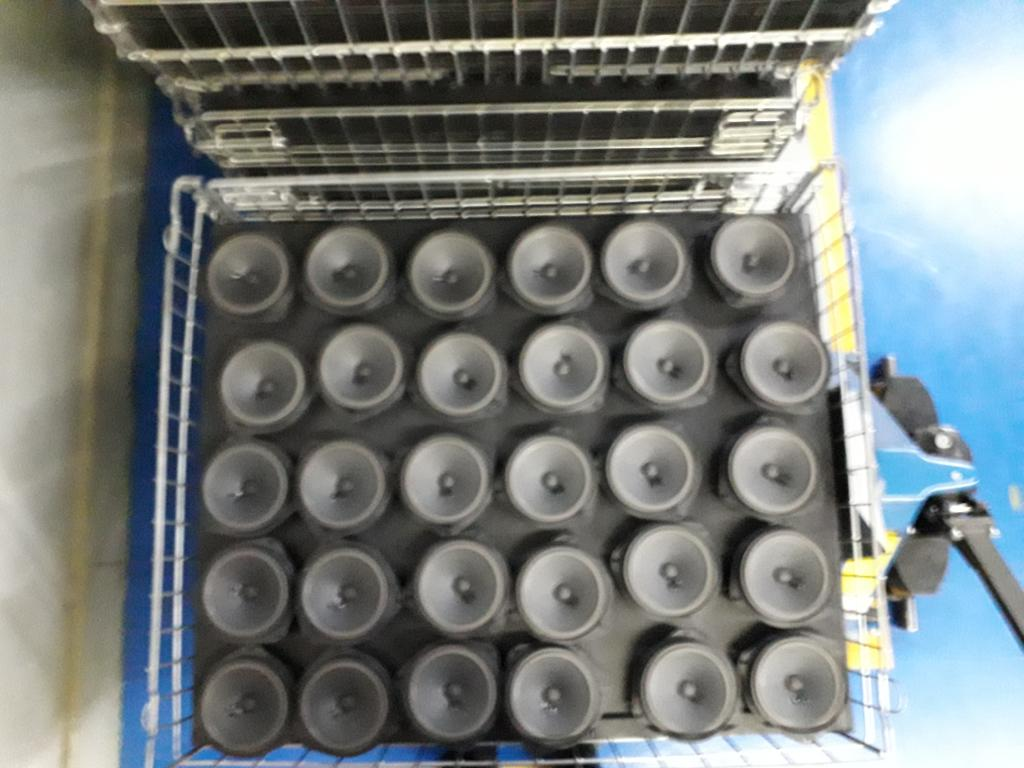
#> input picture TCX/POC1/img/image1.jpeg, 1024 x 768 px, found by its file name
$ python copteste.py
#> lines starting #> are read from the running program, lines starting #| are printed output that depends on the picture; after the words box and inside, x2 and y2 are one past the last pixel; in counts of white or black regions, pixels touching at a corner belong together
import cv2 as cv
import numpy as np

def detectar_alto_falantes(imagem):
    # Carregar a imagem
#> called with imagem = 'POC1/img/image1.jpeg'
    img = cv.imread(imagem)
#> img is the input picture: shape (768, 1024, 3); mean B, G, R 124.9, 126.3, 120.5
    img_gray = cv.cvtColor(img, cv.COLOR_BGR2GRAY)
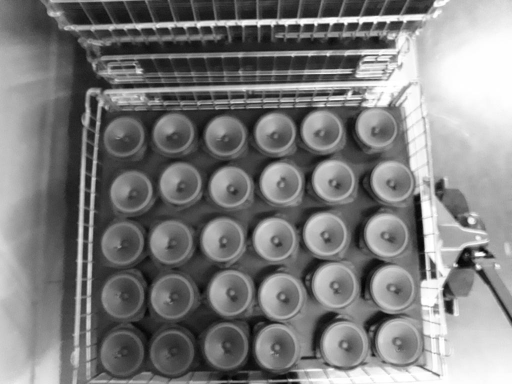
#> img_gray: shape (768, 1024) (shown at 1/2 size); min 0, max 255, mean 124.4

    # Aplicar um filtro de desfoque para reduzir ruídos
    img_blur = cv.GaussianBlur(img_gray, (5, 5), 0)

    # Detecção de bordas utilizando o algoritmo de Canny
    bordas = cv.Canny(img_blur, 50, 150)
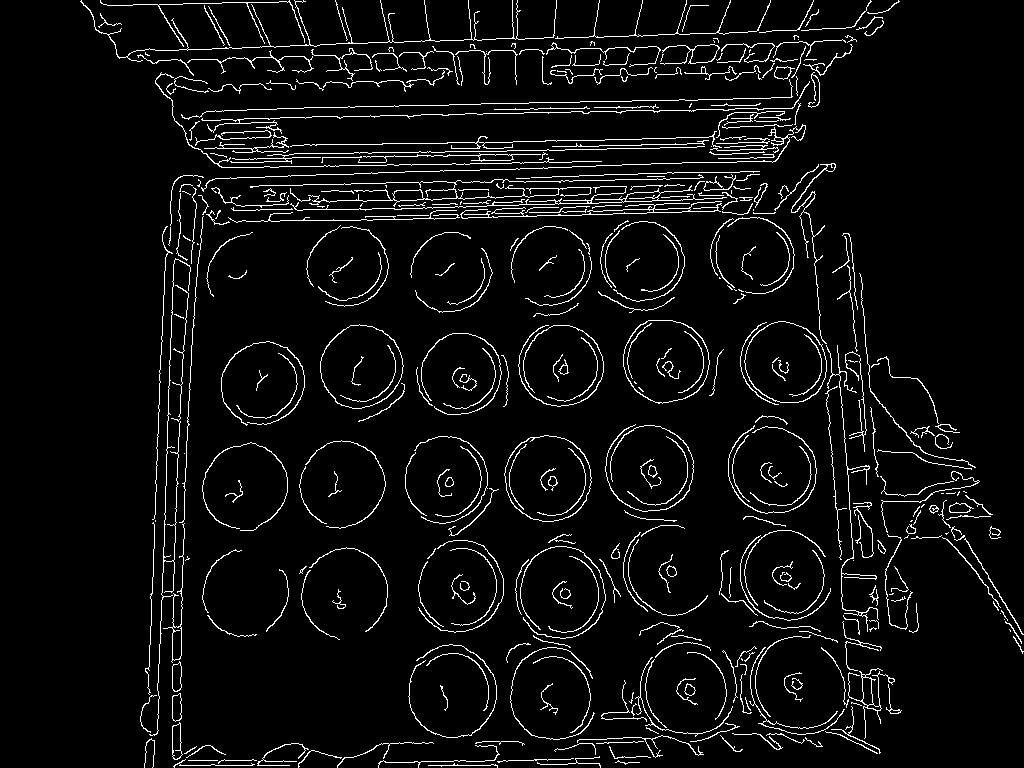
#> bordas: shape (768, 1024); 5.2% white in thin lines or dots

    # Encontrar contornos na imagem
    contornos, _ = cv.findContours(bordas, cv.RETR_EXTERNAL, cv.CHAIN_APPROX_SIMPLE)
#> contornos = 415 contours, 311 with area under 20; largest, box (x1, y1, x2, y2) and area: (504, 435, 592, 522) 5857, (623, 320, 710, 404) 5624, (320, 324, 404, 409) 5294, (744, 321, 827, 403) 5170, (660, 44, 720, 65) 418

    # Contagem de alto-falantes detectados
    contador = 0

    # Iterar sobre os contornos encontrados
    for contorno in contornos:
        # Calcular a área do contorno
        area = cv.contourArea(contorno)

        # Realizar filtragem com base na área e circularidade
        if area > 1000:
            perimetro = cv.arcLength(contorno, True)
            forma_aproximada = cv.approxPolyDP(contorno, 0.03 * perimetro, True)
            circularidade = 4 * np.pi * (area / (perimetro * perimetro))

            if len(forma_aproximada) > 6 and circularidade > 0.6:
                # Desenhar um círculo em volta do alto-falante
                (x, y), raio = cv.minEnclosingCircle(contorno)
                centro = (int(x), int(y))
                raio = int(raio)
                cv.circle(img, centro, raio, (0, 255, 0), 2)

                # Incrementar o contador de alto-falantes detectados
                contador += 1
#> this loop made 415 passes
#> (area, perimetro, circularidade, x, y, raio, centro) on passes 176, 206, 208, 209: (5857, 290.2, 0.874, 548, 477.5, 44, (548, 477)), (5293.5, 276, 0.873, 360.3, 366.8, 43, (360, 366)), (5170, 274.6, 0.862, 785.9, 362.9, 42, (785, 362)), (5623.5, 283.2, 0.881, 666.2, 359.6, 44, (666, 359))
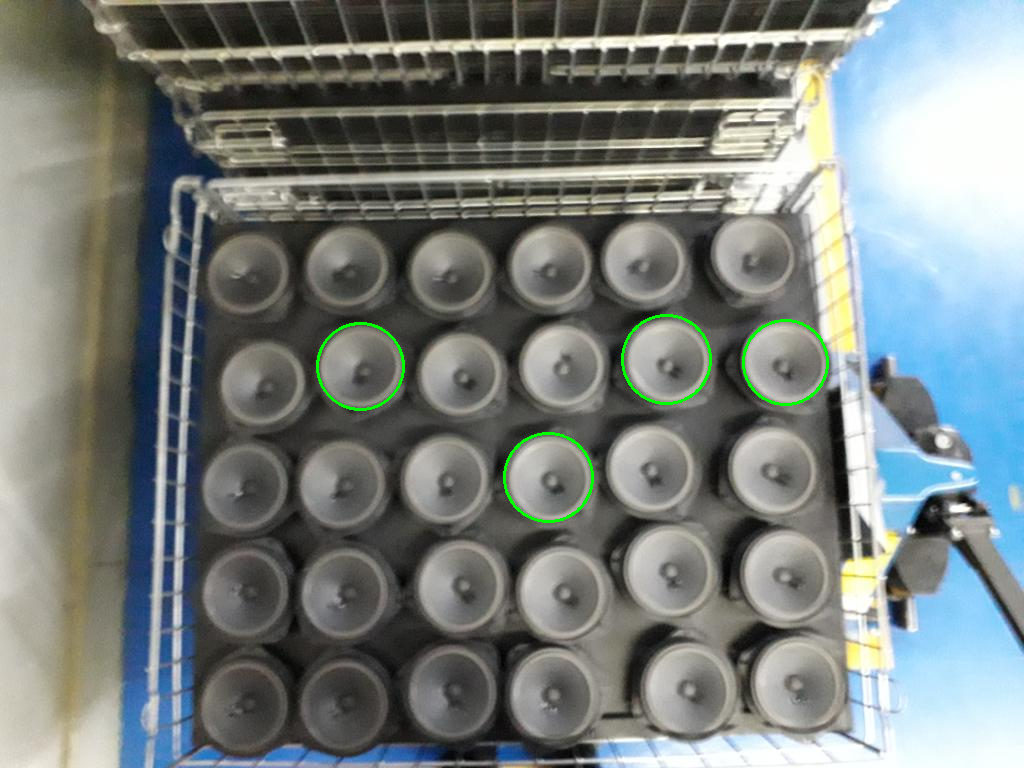
#> img: shape (768, 1024, 3); 0.41% of pixels changed, all inside (x1, y1, x2, y2) = (316, 314, 829, 523)
#> after the loop, contador = 4

    # Exibir a quantidade de alto-falantes encontrados
    cv.putText(img, "Alto-falantes: {}".format(contador), (10, 30), cv.FONT_HERSHEY_SIMPLEX, 0.8, (255, 255, 255), 2)
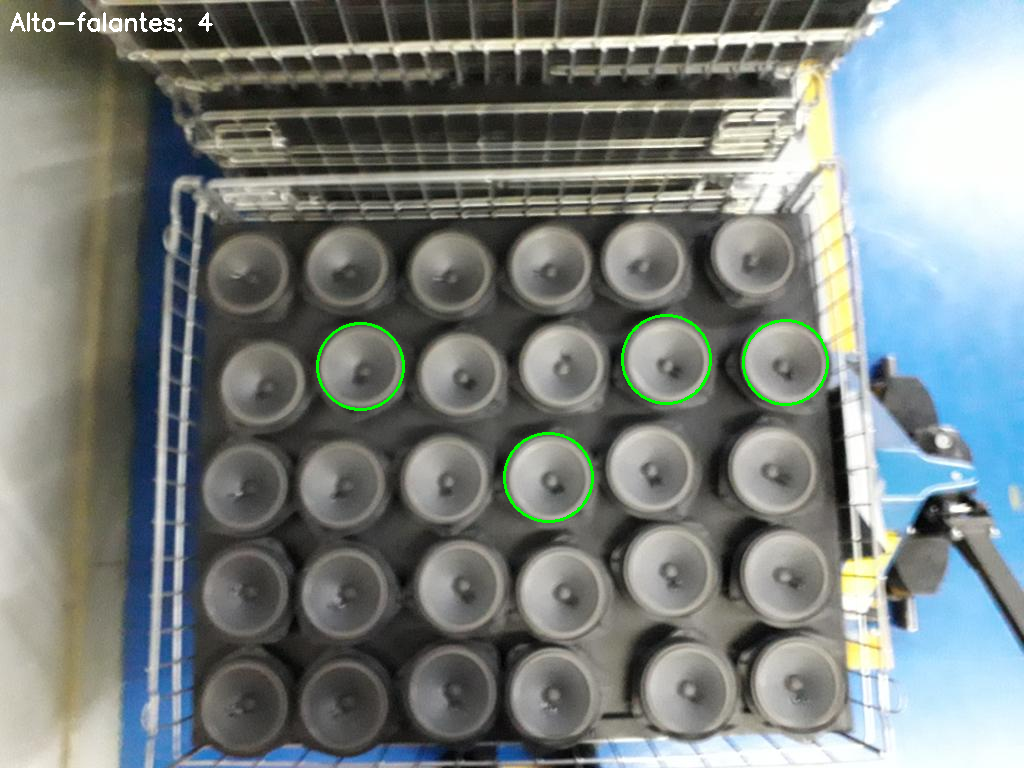
#> img: shape (768, 1024, 3); 0.16% of pixels changed, all inside (x1, y1, x2, y2) = (10, 12, 213, 32)

    # Exibir a imagem com os alto-falantes detectados
    cv.imshow("Detecção de Alto-falantes", img)
    cv.waitKey(0)
    cv.destroyAllWindows()

# Exemplo de uso
detectar_alto_falantes('POC1/img/image1.jpeg')

$ run again, with TCX/POC1/img/image2.jpeg copied over TCX/POC1/img/image1.jpeg
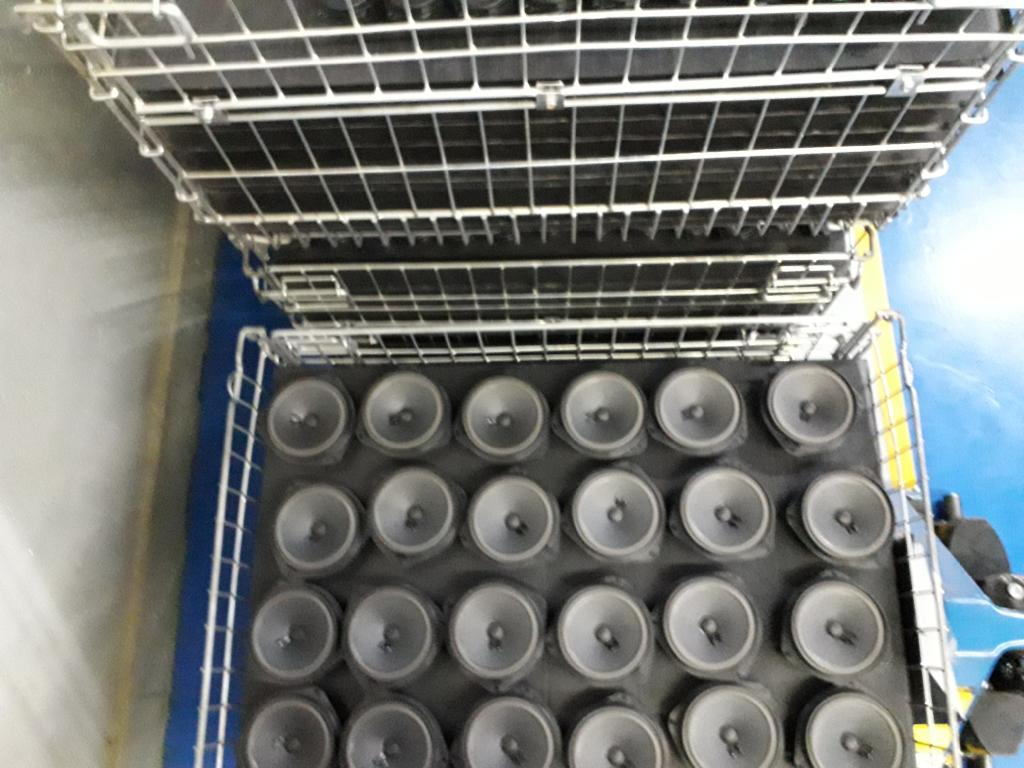
#> input picture TCX/POC1/img/image2.jpeg, 1024 x 768 px, found by its file name
#> in detectar_alto_falantes, img is the input picture: shape (768, 1024, 3); mean B, G, R 117.5, 121.1, 118.6
#> in detectar_alto_falantes, `bordas = cv.Canny(img_blur, 50, 150)`:
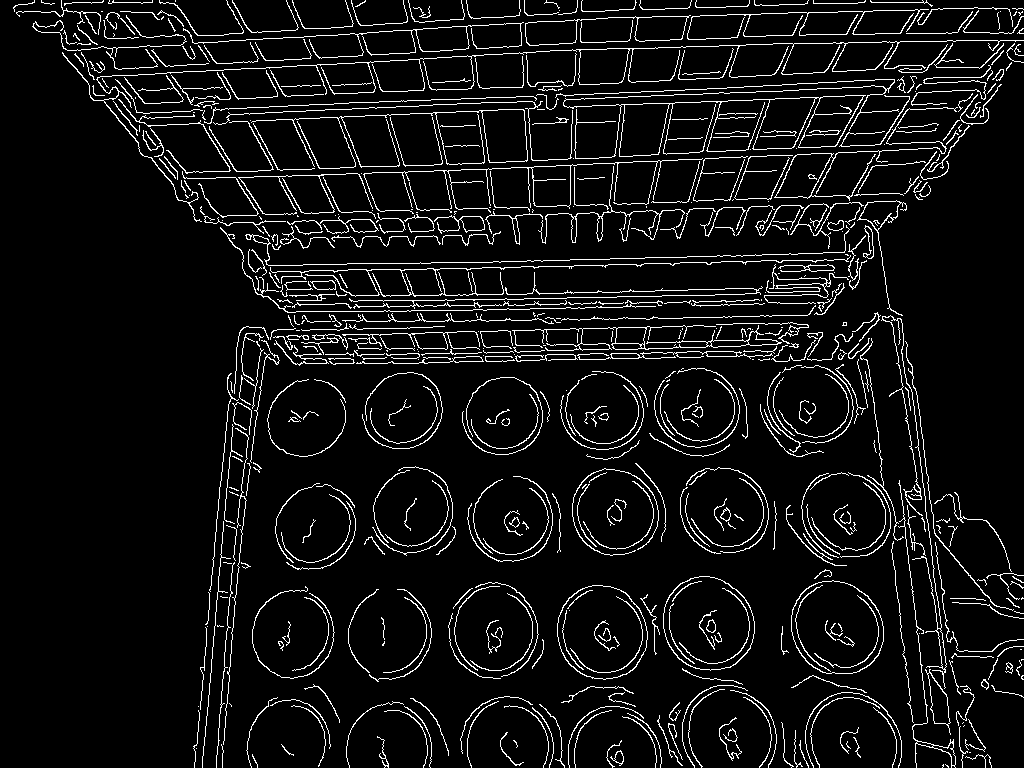
#> bordas: shape (768, 1024); 6.9% white in thin lines or dots
#> contornos = 566 contours, 429 with area under 20; largest, box (x1, y1, x2, y2) and area: (791, 580, 884, 674) 6800, (663, 576, 755, 671) 6720, (557, 585, 648, 680) 6639, (555, 79, 899, 159) 6412, (525, 15, 691, 46) 2288
#> the loop in detectar_alto_falantes, `for contorno in contornos:` made 566 passes
#> (area, perimetro, circularidade, x, y, raio, centro) on passes 102, 105, 108: (6639, 307.9, 0.88, 602.2, 631.9, 48, (602, 631)), (6799.5, 310.5, 0.886, 837.5, 626.5, 49, (837, 626)), (6720.5, 307.3, 0.894, 707.6, 623.4, 48, (707, 623))
#> after the loop in detectar_alto_falantes, `for contorno in contornos:`: contador = 3
#> in detectar_alto_falantes, `cv.putText(img, "Alto-falantes: {}".format(contador), (10, 30), cv.FON..`:
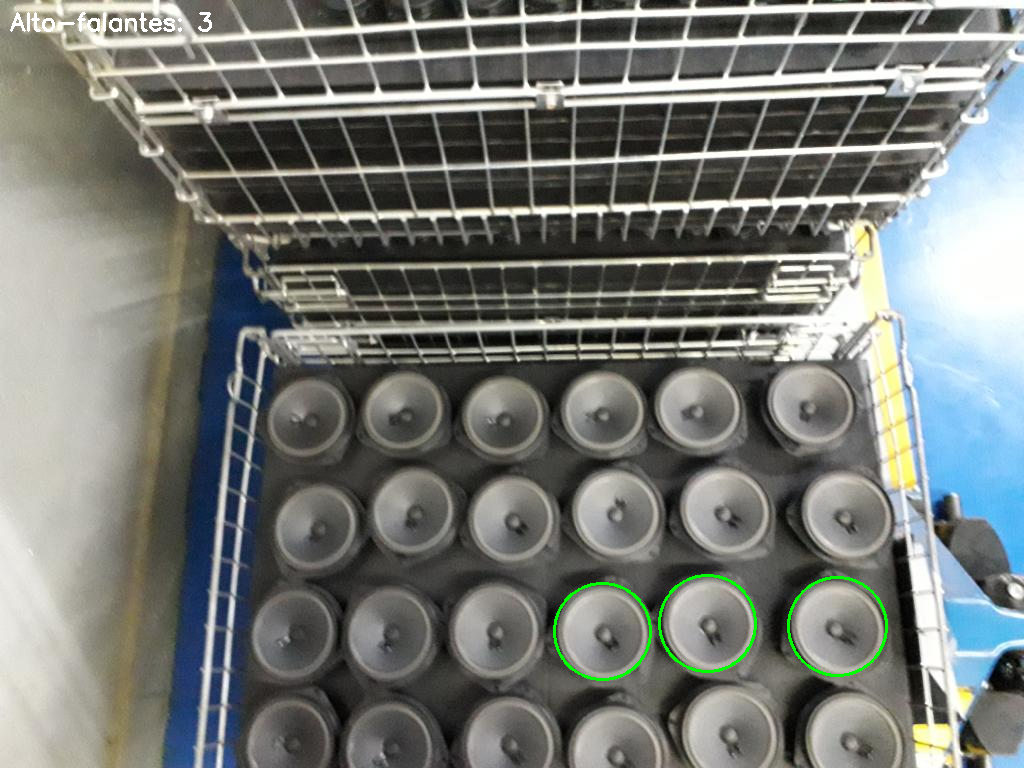
#> img: shape (768, 1024, 3); mean B, G, R 117.4, 121.9, 118.4

$ run again, with TCX/POC1/img/image3.jpeg copied over TCX/POC1/img/image1.jpeg
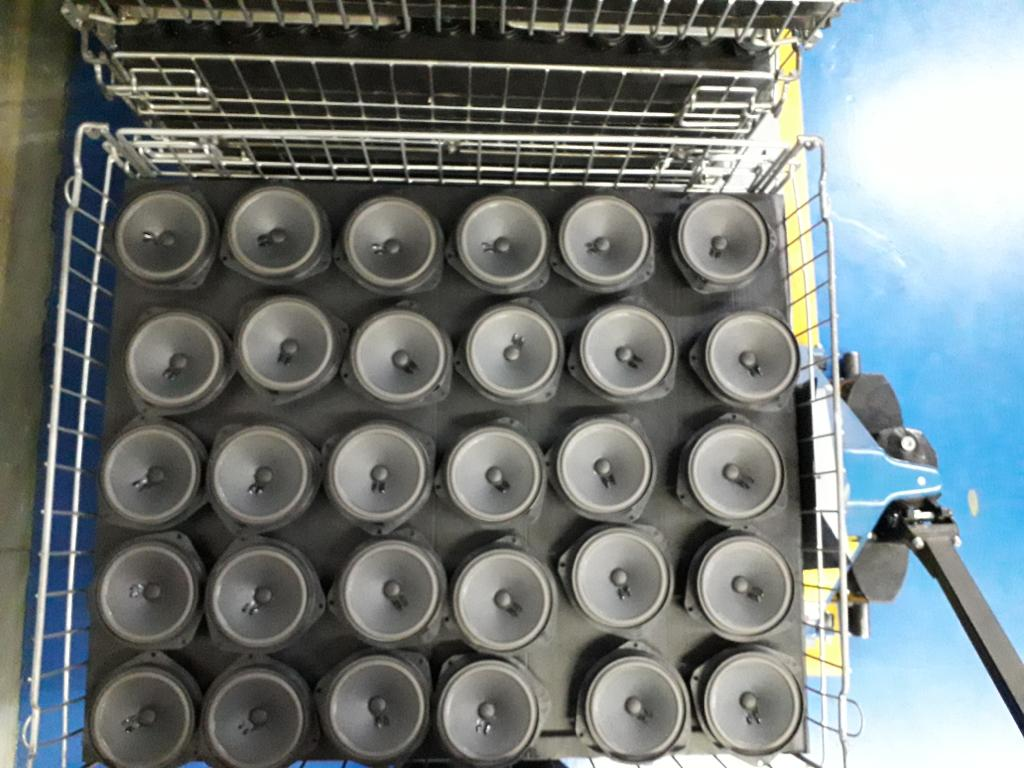
#> input picture TCX/POC1/img/image3.jpeg, 1024 x 768 px, found by its file name
#> in detectar_alto_falantes, img is the input picture: shape (768, 1024, 3); mean B, G, R 120.3, 121.4, 113.9
#> in detectar_alto_falantes, `bordas = cv.Canny(img_blur, 50, 150)`:
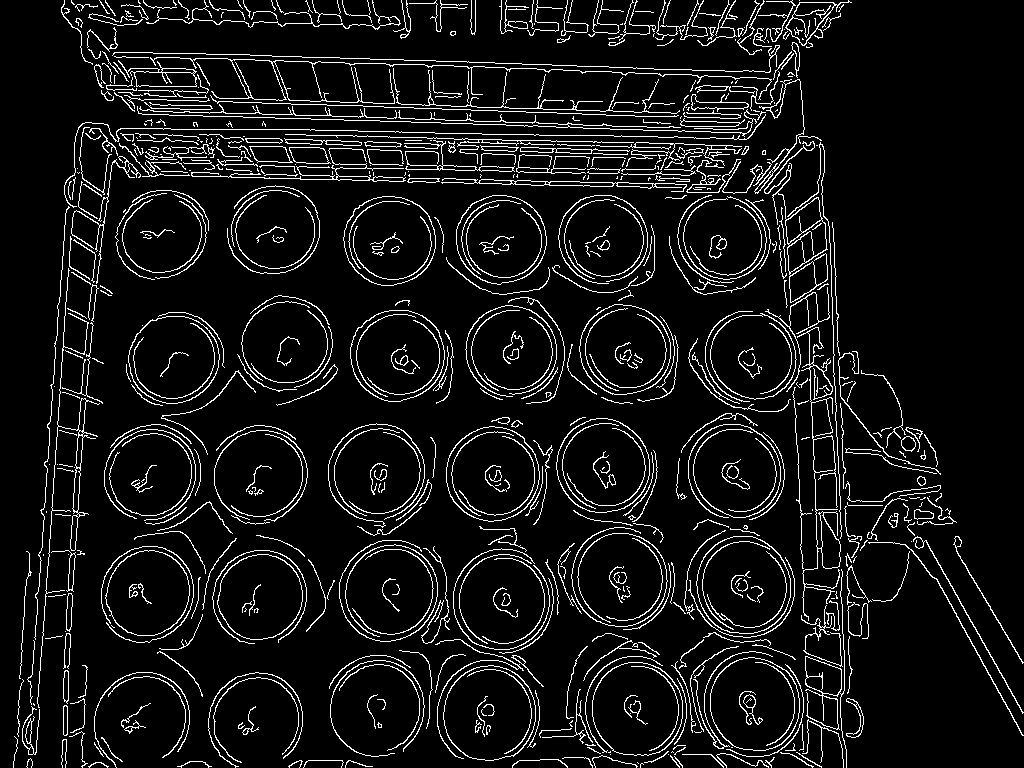
#> bordas: shape (768, 1024); 7.9% white in thin lines or dots
#> contornos = 600 contours, 425 with area under 20; largest, box (x1, y1, x2, y2) and area: (696, 536, 791, 634) 7270, (443, 665, 536, 761) 6922, (446, 426, 540, 522) 6892, (556, 418, 650, 513) 6862, (350, 310, 445, 402) 6750
#> the loop in detectar_alto_falantes, `for contorno in contornos:` made 600 passes
#> (area, perimetro, circularidade, x, y, raio, centro) on passes 62, 66, 69, 125, 132, 149, 229, 235: (6922, 312.7, 0.889, 489.9, 713.4, 48, (489, 713)), (6745, 309.9, 0.883, 636.8, 709.3, 48, (636, 709)), (6612.5, 304.8, 0.894, 755.5, 703.5, 47, (755, 703)), (5637.5, 282, 0.891, 259.8, 596.6, 43, (259, 596)), (5543, 287.1, 0.845, 147, 592.8, 43, (146, 592)), (7270, 318.7, 0.899, 743.6, 584.6, 49, (743, 584)), (6892.5, 312.1, 0.889, 492.1, 473.3, 47, (492, 473)), (6862.5, 310.1, 0.897, 602.8, 465.1, 47, (602, 465))
#> after the loop in detectar_alto_falantes, `for contorno in contornos:`: contador = 14
#> in detectar_alto_falantes, `cv.putText(img, "Alto-falantes: {}".format(contador), (10, 30), cv.FON..`:
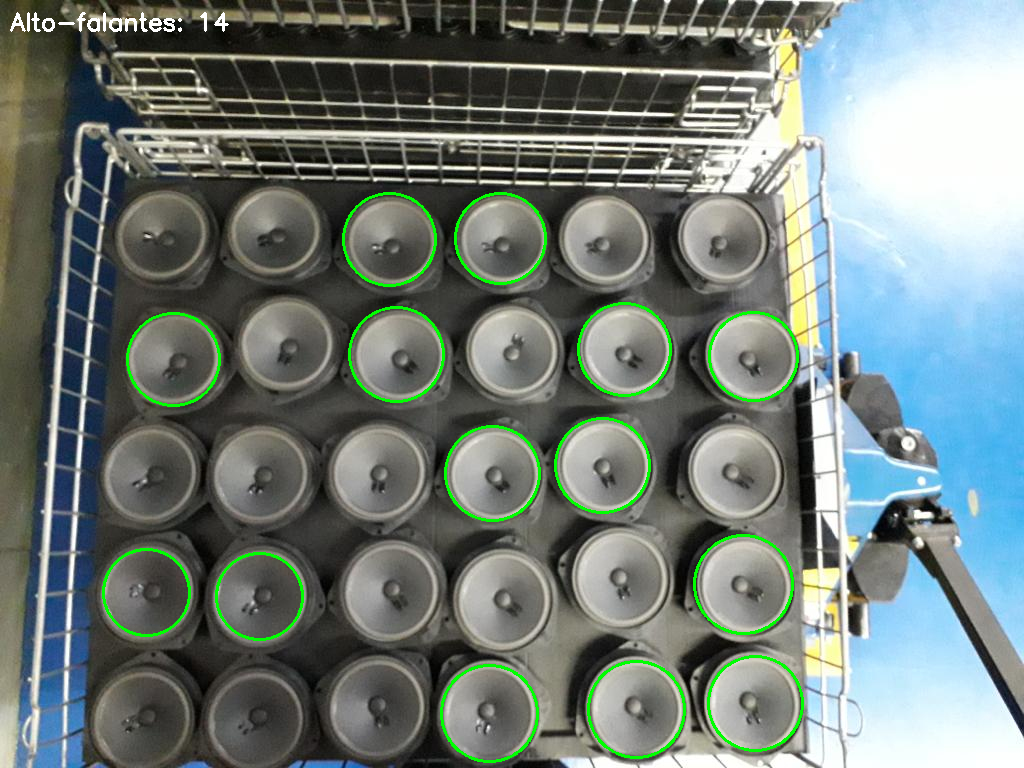
#> img: shape (768, 1024, 3); mean B, G, R 119.1, 124, 112.5
